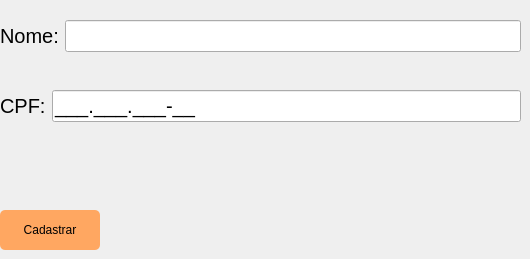
        <widget class="QWidget" name="page_15">
         <widget class="QWidget" name="formLayoutWidget_12">
          <property name="geometry">
           <rect>
            <x>0</x>
            <y>20</y>
            <width>521</width>
            <height>61</height>
           </rect>
          </property>
          <layout class="QFormLayout" name="formLayout_13">
           <item row="0" column="0">
            <widget class="QLabel" name="label_24">
             <property name="styleSheet">
              <string notr="true">font-size:20px</string>
             </property>
             <property name="text">
              <string>Nome:</string>
             </property>
            </widget>
           </item>
           <item row="0" column="1">
            <widget class="QLineEdit" name="lineNomePassageiro">
             <property name="styleSheet">
              <string notr="true">font-size:20px</string>
             </property>
            </widget>
           </item>
          </layout>
         </widget>
         <widget class="QWidget" name="formLayoutWidget_13">
          <property name="geometry">
           <rect>
            <x>0</x>
            <y>90</y>
            <width>521</width>
            <height>61</height>
           </rect>
          </property>
          <layout class="QFormLayout" name="formLayout_14">
           <item row="0" column="0">
            <widget class="QLabel" name="label_25">
             <property name="styleSheet">
              <string notr="true">font-size:20px</string>
             </property>
             <property name="text">
              <string>CPF:</string>
             </property>
            </widget>
           </item>
           <item row="0" column="1">
            <widget class="QLineEdit" name="linePassageiroCpf">
             <property name="styleSheet">
              <string notr="true">font-size:20px</string>
             </property>
             <property name="inputMask">
              <string>000.000.000-00;_</string>
             </property>
            </widget>
           </item>
          </layout>
         </widget>
         <widget class="QPushButton" name="pushButton_17">
          <property name="geometry">
           <rect>
            <x>0</x>
            <y>210</y>
            <width>100</width>
            <height>40</height>
           </rect>
          </property>
          <property name="minimumSize">
           <size>
            <width>100</width>
            <height>30</height>
           </size>
          </property>
          <property name="styleSheet">
           <string notr="true">QPushButton {
    background-color: #FFA761;
    color: black;              
    border-radius: 5px;        
}</string>
          </property>
          <property name="text">
           <string>Cadastrar</string>
          </property>
         </widget>
        </widget>
